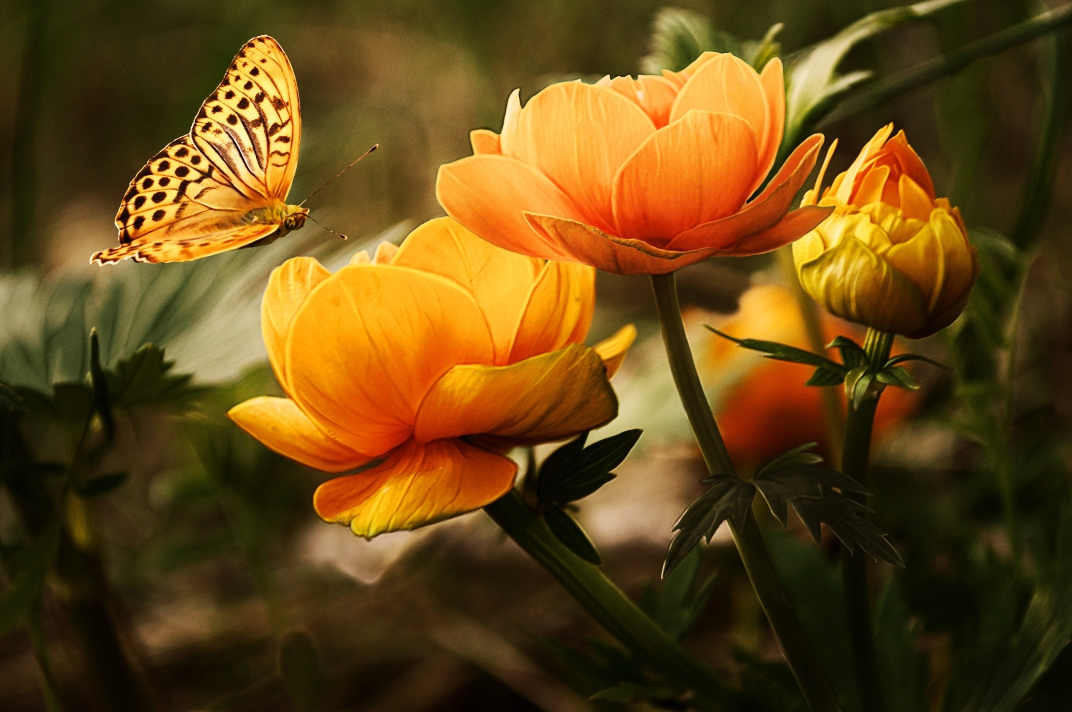
#> input picture images/flower2.jpg, 2144 x 1424 px (shown at 1/2 size)
$ python image_multiplication.py
#> lines starting #> are read from the running program, lines starting #| are printed output that depends on the picture
#multiplication of two images

import cv2
import numpy as np
img1=cv2.imread("../images/flower2.jpg")
#> img1 is the input picture: shape (1424, 2144, 3); mean B, G, R 22.1, 71.6, 101.7
img2=cv2.imread("../images/flower3.jpg")
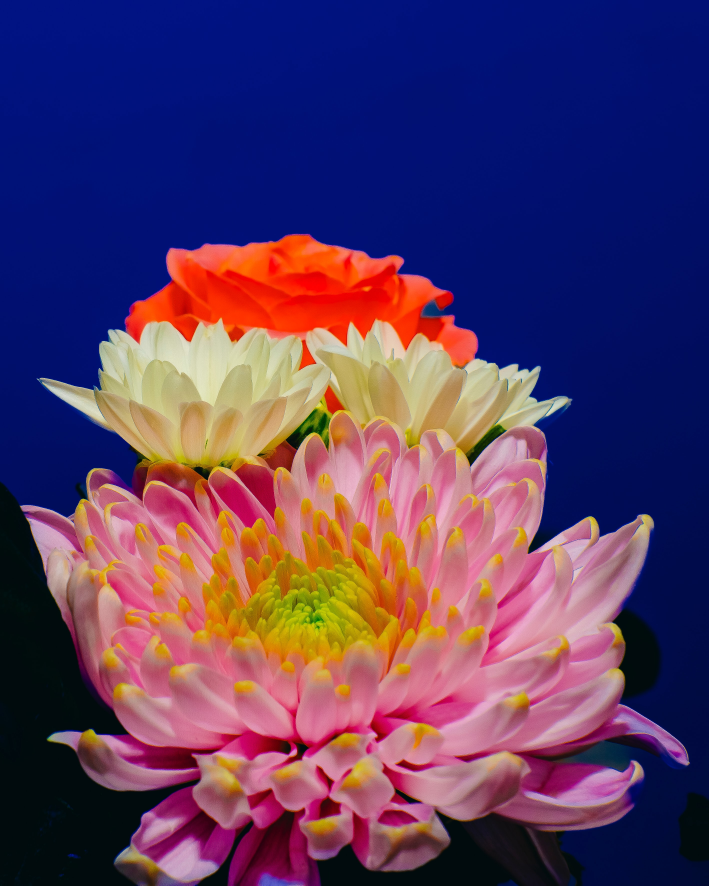
#> input picture images/flower3.jpg, 2834 x 3542 px (shown at 1/4 size)
#> img2 is the input picture: shape (3542, 2834, 3); mean B, G, R 97.4, 59.9, 88.8
img1=cv2.resize(img1,(600,500))
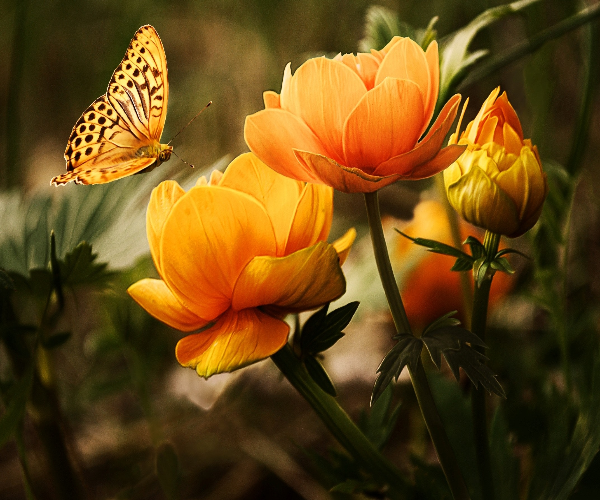
#> img1: shape (500, 600, 3); mean B, G, R 22, 71.5, 101.6
img2=cv2.resize(img2,(600,500))
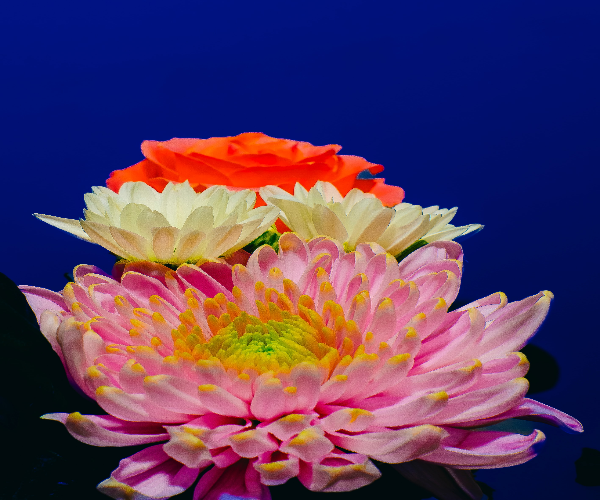
#> img2: shape (500, 600, 3); mean B, G, R 97.3, 59.8, 88.7
cv2.imshow("First image",img1)
cv2.imshow("Second image",img2)
mul=img1*img2
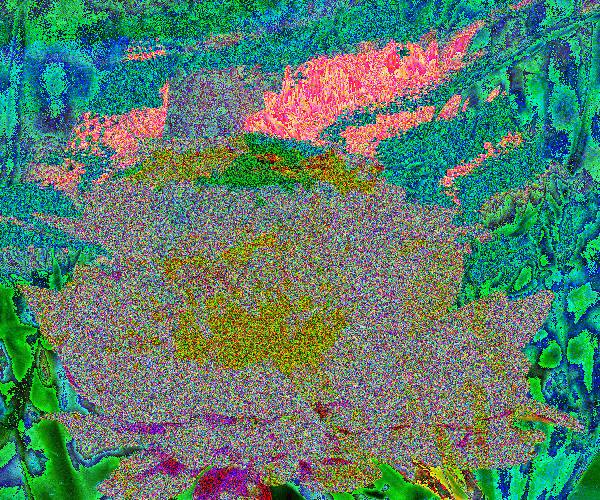
#> mul: shape (500, 600, 3); mean B, G, R 104.4, 125.8, 84.7
cv2.imshow("Multiplication using *",mul)

#alternatively
mul=cv2.multiply(img1,img2)
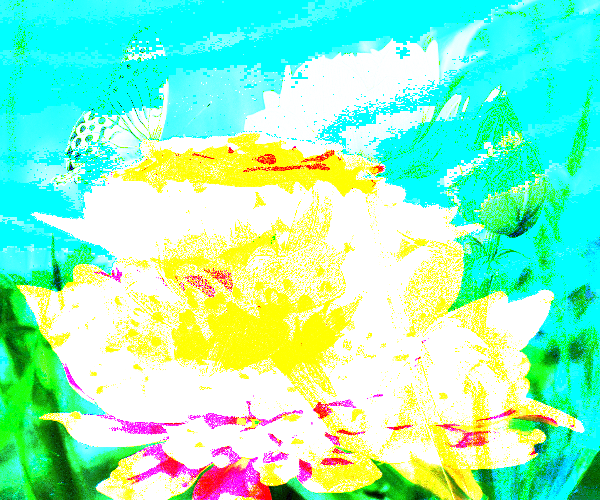
#> mul: shape (500, 600, 3); mean B, G, R 195.3, 244, 147.4
cv2.imshow("Multiplication using multiply()",mul)
cv2.waitKey(0)
